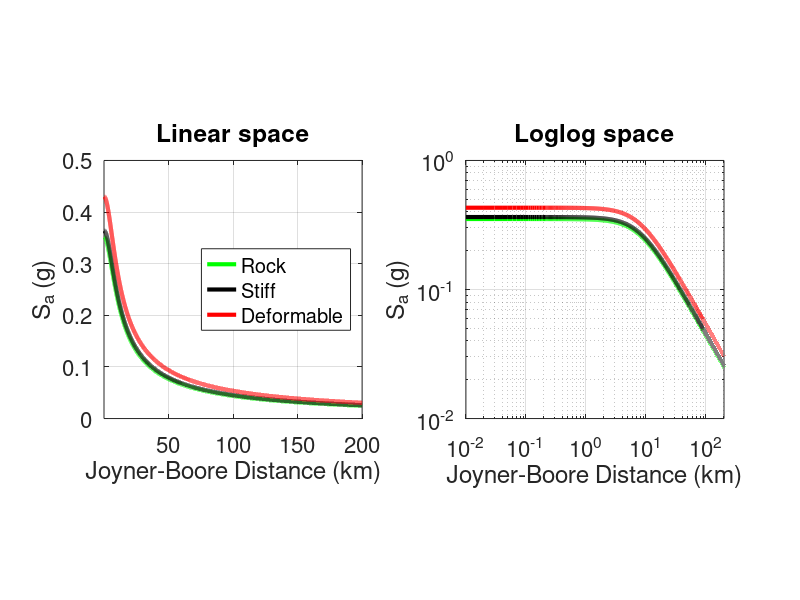

Recreate this plot in MATLAB.

% Akkar and Bommer (2010) - Mw = 5.0-7.6 (constant sigma model)
% log10(PGV/PGA/PSA) = b1 + b2*M + b3*M^2 + (b4+b5*M)*log10(sqrt(Rjb^2+b6^2)) + b7*Ss + b8*Sa + b9*Fn + b10*Fr
% Ss = 1: soft soil site index (Vs30 < 360 m/s)
% Sa = 1: firm soil site index (360 < Vs30 < 750 m/s)
% Fn = 1: normal faulting index
% Fr = 1: reverse faulting index
% coef = [Tn b1 b2 b3 b4 b5 b6 b7 b8 b9 b10 sigma-intra sigma-inter sigma-total]
% PGA: Tn = 0 and PGV: Tn = -1
clear
clc

%Tn   = [0.1 0.2 0.3 0.4 0.5 0.75 1.0 1.5 2.0 3.0];

Tn = 0;

m = 7.5;
R = 0:0.01:200;
Fault_Type = 'normal';

Vs30 = 1000;

load GMPEcoef_AB10
for ii = 1:length(Tn);
    coef1(ii,:) = coef_AB10(find(Tn(ii)==coef_AB10(:,1)),:);
end

if strcmp(Fault_Type,'strike-slip')==1
    FMech = [0 0];
elseif strcmp(Fault_Type,'normal')==1
    FMech = [1 0];
elseif strcmp(Fault_Type,'reverse')==1
    FMech = [0 1];
end

soil1 = [0 0]; % [Ss,Sa]
if Vs30 <= 360;
    soil1(1) = 1;
elseif Vs30 > 360 && Vs30 <= 750;
    soil1(2) = 1;
end


for i=1:length(R)
    gmp_central_estimate(i) = 10.^(coef1(:,2)       + ...
        coef1(:,3) * m   +  ...
        coef1(:,4) * m^2 +  ...
        (coef1(:,5)+coef1(:,6)*m).*log10(sqrt((R(i))^2+coef1(:,7).^2)) + ...
        coef1(:,8) * soil1(1) + ...
        coef1(:,9) * soil1(2) + ...
        coef1(:,10)*FMech(1)  + ...
        coef1(:,11)*FMech(2))/981; % (g)
end

figure(1)
hold on
subplot(121)
plot(R,gmp_central_estimate,'g','linewidth',3)
hold on

subplot(122)
loglog(R,gmp_central_estimate,'g','linewidth',3)
hold on

%%
m = 7.5;
R = 0:0.01:200;
Fault_Type = 'normal';

Vs30 = 500;

load GMPEcoef_AB10
for ii = 1:length(Tn);
    coef1(ii,:) = coef_AB10(find(Tn(ii)==coef_AB10(:,1)),:);
end

if strcmp(Fault_Type,'strike-slip')==1
    FMech = [0 0];
elseif strcmp(Fault_Type,'normal')==1
    FMech = [1 0];
elseif strcmp(Fault_Type,'reverse')==1
    FMech = [0 1];
end

soil1 = [0 0]; % [Ss,Sa]
if Vs30 <= 360;
    soil1(1) = 1;
elseif Vs30 > 360 && Vs30 <= 750;
    soil1(2) = 1;
end


for i=1:length(R)
    gmp_central_estimate(i) = 10.^(coef1(:,2)       + ...
        coef1(:,3) * m   +  ...
        coef1(:,4) * m^2 +  ...
        (coef1(:,5)+coef1(:,6)*m).*log10(sqrt((R(i))^2+coef1(:,7).^2)) + ...
        coef1(:,8) * soil1(1) + ...
        coef1(:,9) * soil1(2) + ...
        coef1(:,10)*FMech(1)  + ...
        coef1(:,11)*FMech(2))/981; % (g)
end

figure(1)
hold on
subplot(121)
plot(R,gmp_central_estimate,'k','linewidth',3)
hold on

subplot(122)
hold on
loglog(R,gmp_central_estimate,'k','linewidth',3)
hold on

%%

m = 7.5;
R = 0:0.01:200;
Fault_Type = 'normal';

Vs30 = 100;

load GMPEcoef_AB10
for ii = 1:length(Tn);
    coef1(ii,:) = coef_AB10(find(Tn(ii)==coef_AB10(:,1)),:);
end

if strcmp(Fault_Type,'strike-slip')==1
    FMech = [0 0];
elseif strcmp(Fault_Type,'normal')==1
    FMech = [1 0];
elseif strcmp(Fault_Type,'reverse')==1
    FMech = [0 1];
end

soil1 = [0 0]; % [Ss,Sa]
if Vs30 <= 360;
    soil1(1) = 1;
elseif Vs30 > 360 && Vs30 <= 750;
    soil1(2) = 1;
end


for i=1:length(R)
    gmp_central_estimate(i) = 10.^(coef1(:,2)       + ...
        coef1(:,3) * m   +  ...
        coef1(:,4) * m^2 +  ...
        (coef1(:,5)+coef1(:,6)*m).*log10(sqrt((R(i))^2+coef1(:,7).^2)) + ...
        coef1(:,8) * soil1(1) + ...
        coef1(:,9) * soil1(2) + ...
        coef1(:,10)*FMech(1)  + ...
        coef1(:,11)*FMech(2))/981; % (g)
end

figure(1)
subplot(121)
hold on
plot(R,gmp_central_estimate,'r','linewidth',3)
hold on
xlabel('Joyner-Boore Distance (km)')
ylabel('S_a (g)')
axis square
xlim([0.01 200])
hold on
title('Linear space')
grid on

leg=legend({'Rock','Stiff','Deformable'},'Location','east')
set(leg,'FontSize',16)
set(gca,'FontSize',16)

subplot(122)
hold on
loglog(R,gmp_central_estimate,'r','linewidth',3)
hold on
xlabel('Joyner-Boore Distance (km)')
ylabel('S_a (g)')
axis square
xlim([0.01 200])
title('Loglog space')
grid on
set(gca,'FontSize',16)